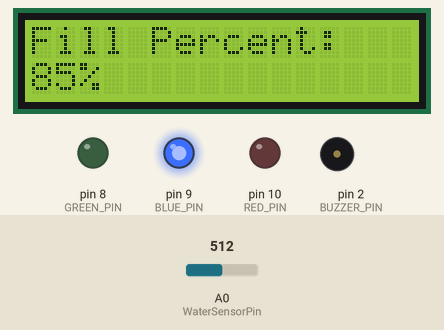
The sketch below on a simulated Arduino Uno, built with avr-gcc and run on an emulated ATmega328P. Shown: 16×2 character LCD, output pins drawn as LEDs (lit = HIGH), buzzer (waves = sounding, pin HIGH). The test bench sets the inputs (shaded band); at power-on: A0 (WaterSensorPin) = 512.

Above: at 1.2 s.
1.3 s: A0 (WaterSensorPin) set to 582
At 2.6 s:
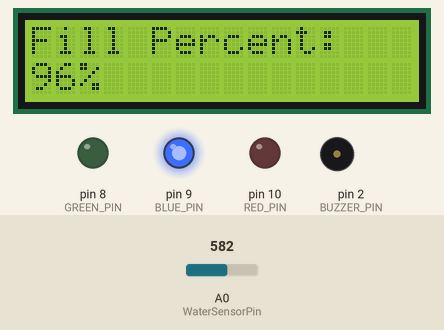
2.8 s: A0 (WaterSensorPin) set to 609
At 4.4 s:
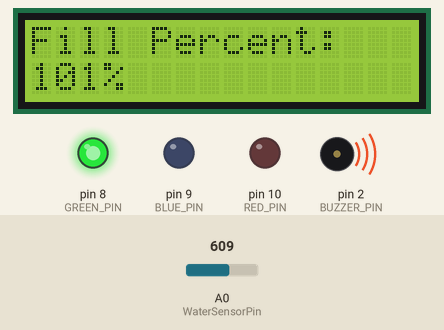
4.7 s: A0 (WaterSensorPin) set to 0
At 6.3 s:
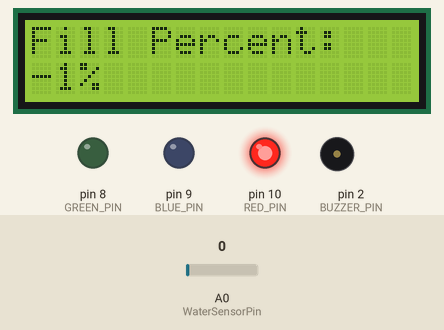
Timing chart, 0 to 7.8 s (numbered marks = the images above; inputs shaded):
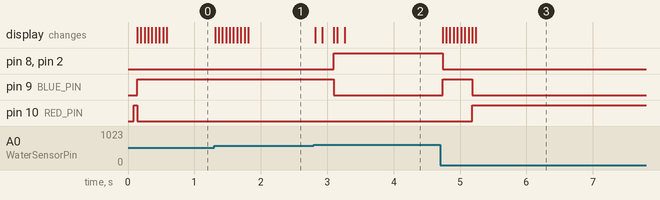

Measured:
- the behaviour switches between 595 and 596 on A0 (WaterSensorPin) (found by bisection; images 1 and 2)
- after the input at 1.3 s, the display: first changes at once (image 1 shows a later state)
- after the input at 2.8 s, pin 8 (GREEN_PIN), pin 2 (BUZZER_PIN): LOW → HIGH after 0.30 s; pin 9 (BLUE_PIN): HIGH → LOW after 0.30 s; the display: first changes at once (image 2 shows a later state)
- after the input at 4.7 s, pin 8 (GREEN_PIN), pin 2 (BUZZER_PIN): HIGH → LOW at once; pin 9 (BLUE_PIN): LOW → HIGH at once, → LOW 0.45 s later; pin 10 (RED_PIN): LOW → HIGH after 0.49 s; the display: first changes at once (image 3 shows a later state)

The sketch:

Water_level_Sensor.ino
```cpp
/*
Interfacing Water Level Sensor with Arduino UNO using is Analog Output pin of Module
by www.playwithcircuit.com
*/

#include <LiquidCrystal_I2C.h>  // Library to Run I2C LCD

// define the size of filter array
#define FILTER_SIZE 20
#define LOWER_THRESHOLD 5
#define UPPER_THRESHOLD 300

#define RED_PIN 10
#define BLUE_PIN 9
#define GREEN_PIN 8
#define BUZZER_PIN 2

// Set the LCD address to 0x27 for a 16 chars and 2 line display
LiquidCrystal_I2C lcd(0x27, 16, 2);

// Define the analog pin for the soil moisture sensor
const int WaterSensorPin = A0;


//! Analog Value filter
int Filter(int sensorValue);

void setup() {
  // initialize the lcd
  lcd.init();
  // Turn on the Backlight
  lcd.backlight();
  // Clear the display buffer
  lcd.clear();
  // Make LED pins and Buzzer pin as output
  pinMode(RED_PIN, OUTPUT);
  pinMode(BLUE_PIN, OUTPUT);
  pinMode(GREEN_PIN, OUTPUT);
  pinMode(BUZZER_PIN, OUTPUT);

  // Turn Off all the pins
  digitalWrite(RED_PIN, LOW);
  digitalWrite(BLUE_PIN, LOW);
  digitalWrite(GREEN_PIN, LOW);
  digitalWrite(BUZZER_PIN, LOW);

  // Print a message to the LCD
  lcd.setCursor(0, 0);
  lcd.print("Fill Percent:");
}

void loop() {

  // Variables to store sensor values
  int sensorValue;
  // Vaiable to Store fileted Value
  int filteredValue;
  // Fill percent
  int fillPercent;

  // Read the value from the soil moisture sensor
  sensorValue = analogRead(WaterSensorPin);
  filteredValue = Filter(sensorValue);
  fillPercent = map(filteredValue,LOWER_THRESHOLD, UPPER_THRESHOLD, 0, 100);

  // Display the filtered Analog Value on the LCD
  lcd.setCursor(0, 1);
  lcd.print(fillPercent);
  // Clear Previous Data
  lcd.print("%  ");

  // Change the color of LED as per water level
  if (fillPercent >= 99) {
    digitalWrite(RED_PIN, LOW);
    digitalWrite(BLUE_PIN, LOW);
    digitalWrite(GREEN_PIN, HIGH);
    digitalWrite(BUZZER_PIN, HIGH);
  } else if (fillPercent >= 10 && fillPercent < 99) {
    digitalWrite(RED_PIN, LOW);
    digitalWrite(BLUE_PIN, HIGH);
    digitalWrite(GREEN_PIN, LOW);
    digitalWrite(BUZZER_PIN, LOW);
  } else if (fillPercent < 10) {
    digitalWrite(RED_PIN, HIGH);
    digitalWrite(BLUE_PIN, LOW);
    digitalWrite(GREEN_PIN, LOW);
    digitalWrite(BUZZER_PIN, LOW);
  }

  // Wait for 50 ms before the next loop
  delay(50);
}

//! Averaging filter to filter Analog Values
int Filter(int sensorValue) {
  static int analogArray[FILTER_SIZE] = { 0 };
  int filteredValue = 0;
  int i;

  //! Shift the Elemnent removing the oldest value stord at index 0
  for (i = 0; i < (FILTER_SIZE - 1); i++) {
    analogArray[i] = analogArray[i + 1];
  }

  //! Put the current value in the last element of Array i.e at index 9
  analogArray[9] = sensorValue;

  for (i = 0; i < FILTER_SIZE; i++) {
    filteredValue += analogArray[i];
  }

  //! Return Filtered Analog Value
  return (filteredValue / FILTER_SIZE);
}
```
